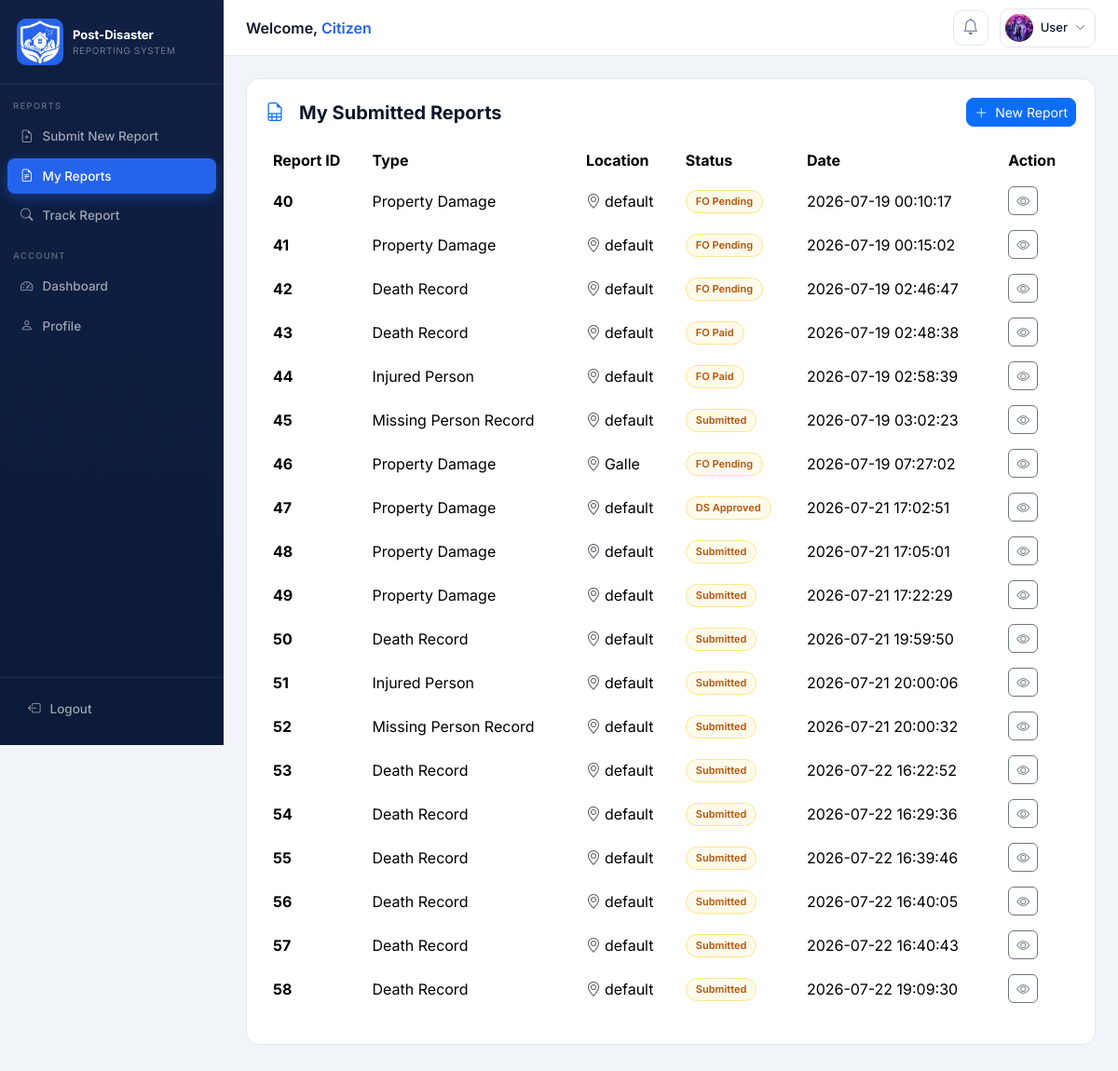
Page /citizen/CitizenMyReportsForm.php (signed in) on the earlier database version.
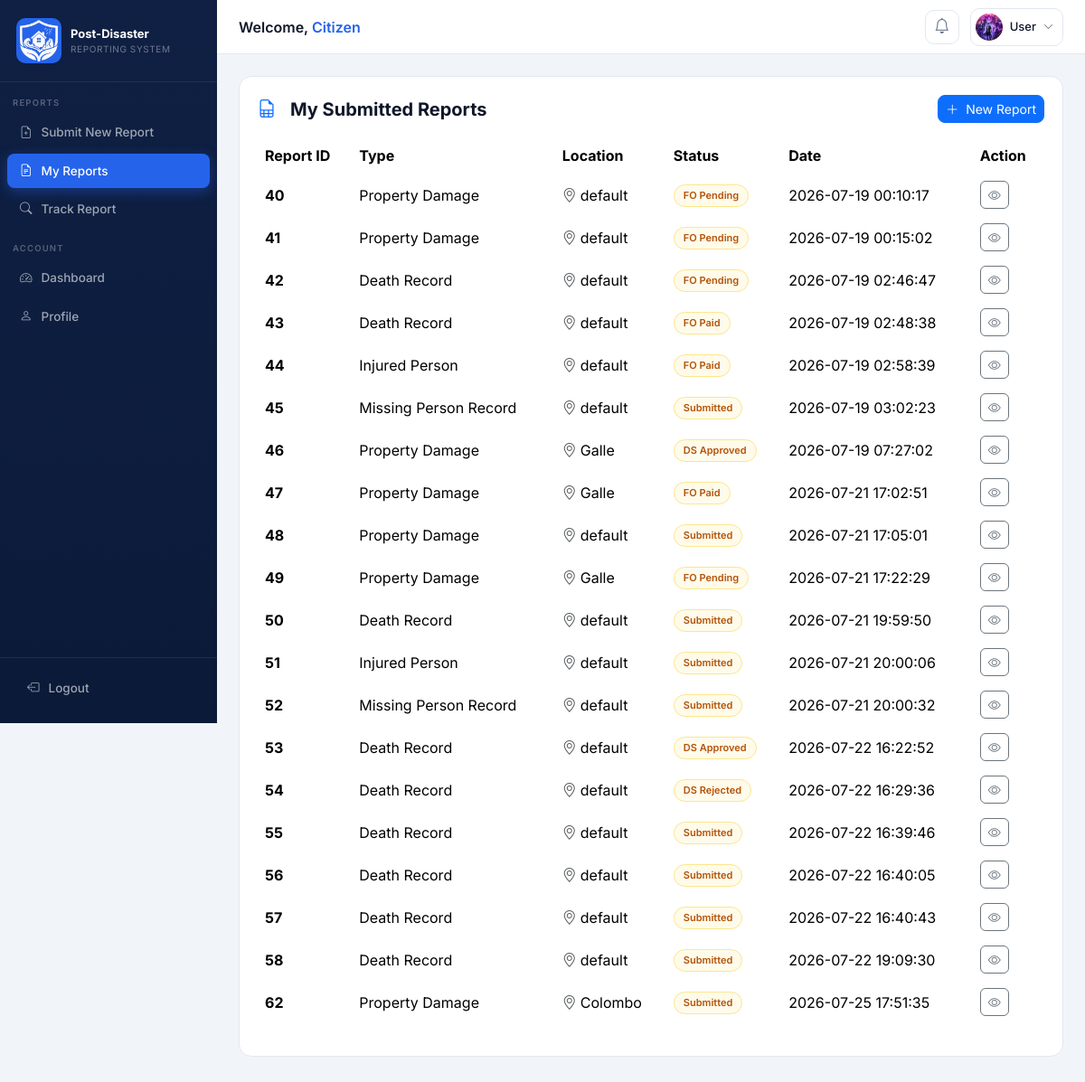
Same page on the later database version.
### tables this page shows
CREATE TABLE `users` (
  `User_ID` int(11) NOT NULL,
  `Username` varchar(50) NOT NULL,
  `Password` varchar(255) NOT NULL,
  `Full_Name` varchar(100) NOT NULL,
  `Gender` enum('Male','Female','Other') DEFAULT NULL,
  `NIC` varchar(20) NOT NULL,
  `Email` varchar(100) NOT NULL,
  `Phone_Number` varchar(20) DEFAULT NULL,
  `Address` varchar(255) DEFAULT NULL,
  `Role_ID` int(11) NOT NULL,
  `User_Status` enum('Active','Banned') NOT NULL DEFAULT 'Active',
  `Created_Date` datetime NOT NULL DEFAULT current_timestamp(),
  `Profile_Picture` varchar(255) NOT NULL DEFAULT 'Default.png'
);

CREATE TABLE `disaster_report` (
  `Report_ID` int(11) NOT NULL,
  `User_ID` int(11) NOT NULL,
  `Disaster_Type_ID` int(11) NOT NULL,
  `Report_Type` varchar(50) NOT NULL,
  `Report_Status` enum('Submitted','LAO Approved','LAO Pending','LAO Rejected','DMO Approved','DMO Pending','DMO Rejected','DS Approved','DS Pending','DS Rejected','FO Paid','FO Pending','FO Rejected') NOT NULL DEFAULT 'Submitted',
  `District` varchar(50) NOT NULL,
  `DS_ID` int(11) DEFAULT NULL,
  `Street_Address` text NOT NULL,
  `Description` text DEFAULT NULL,
  `Report_Date` datetime NOT NULL DEFAULT current_timestamp()
);

### classes/User.php (called while the page is built, shortened)
<?php
class User
{
    public function getUserProfilePicture($userID)
    {
        try {
            include '../DBconnection.php';
            $sql = "SELECT Profile_Picture
                    FROM users
                    WHERE User_ID = ?";
            $stmt = mysqli_prepare($con, $sql);
            mysqli_stmt_bind_param($stmt, "i", $userID);
            mysqli_stmt_execute($stmt);
            $result = mysqli_stmt_get_result($stmt);
            if ($result && mysqli_num_rows($result) > 0) {
                $row = mysqli_fetch_assoc($result);
                return $row['Profile_Picture'];
            } else {
                throw new Exception("User not found.");
            }
        } catch (Exception $e) {
            return [
                "success" => false,
                "message" => $e->getMessage()
            ];
        } finally {
            if (isset($stmt)) {
                mysqli_stmt_close($stmt);
            }
            if (isset($con)) {
                mysqli_close($con);
            }
        }
    }
}
?>

### userData.php (called while the page is built, shortened)
<?php
    include_once __DIR__ . '/classes/User.php';
    if(isset($_SESSION['username']))
    {
        if(isset($_SESSION['user_Id']) || $_SESSION['user_Id'] != null)
        {
            $userId = $_SESSION['user_Id'];
        }
        else
        {
            die("unauthorized");
        }
        $userForPic = new User();
        $profilePicResult = $userForPic->getUserProfilePicture($userId);
        $profilePicFile = (is_array($profilePicResult) && isset($profilePicResult['success']) && $profilePicResult['success'] === false)
            ? null
            : $profilePicResult;
    }
    else
    {
         header("Location:LoginForm.php") ;
         exit();
    }
?>

### classes/PropertyDamage.php (called while the page is built, shortened)
<?php
    include '../userData.php';
?>

### citizen/Citizendashboard.php (called while the page is built, shortened)
<?php
    include '../userData.php';
    include '../classes/PropertyDamage.php';
    try
    {
        $query = "SELECT Report_ID, Report_Type, District, Report_Status, Report_Date FROM disaster_report WHERE User_ID = ?";
        $stmt = mysqli_prepare($con, $query);
        mysqli_stmt_bind_param($stmt, "i", $userId);
        mysqli_stmt_execute($stmt);
        $tableResult = mysqli_stmt_get_result($stmt);
    }
    catch(Exception $e)
    {
        error_log($e->getMessage());
        $tableResult = false;
    }
?>

### citizen/CitizenMyReportsForm.php (the view, shortened to what this page needs)
<?php
    include 'Citizendashboard.php';
?>
<!DOCTYPE html>
<html lang="en">
<head>
  <link href="https://cdnjs.cloudflare.com/ajax/libs/bootstrap/5.3.3/css/bootstrap.min.css" rel="stylesheet" />
  <link href="https://cdnjs.cloudflare.com/ajax/libs/bootstrap-icons/1.11.3/font/bootstrap-icons.min.css" rel="stylesheet"/>
  <link href="https://cdnjs.cloudflare.com/ajax/libs/datatables/1.10.21/css/jquery.dataTables.min.css" rel="stylesheet" />
  <link href="../style.css" rel="stylesheet">
</head>
<body>
<nav id="sidebar">
  <div class="sidebar-brand">
    <div class="brand-icon">
        <img src="../pictures/Post-Disaster-Reporting-Logo-Notxt.png" alt="Logo">
    </div>
    <div>
      <div class="brand-title">Post-Disaster</div>
      <div class="brand-sub">Reporting System</div>
    </div>
  </div>
  <div class="nav-section-label">Reports</div>
  <a class="nav-item" onclick="newReport()">
    <i class="bi bi-file-earmark-plus"></i> Submit New Report
  </a>
  <a class="nav-item active" href="CitizenMyReportsForm.php">
    <i class="bi bi-file-earmark-text"></i> My Reports
  </a>
  <a class="nav-item" href="CitizenTrackReportForm.php">
    <i class="bi bi-search"></i> Track Report
  </a>
  <div class="nav-section-label">Account</div>
  <a class="nav-item" href="CitizenDashboardForm.php">
    <i class="bi bi-speedometer2"></i> Dashboard
  </a>
  <a class="nav-item" href="CitizenprofileForm.php">
    <i class="bi bi-person"></i> Profile
  </a>
  <div class="sidebar-footer">
    <a class="nav-item" onclick="confirmLogout()">
      <i class="bi bi-box-arrow-left"></i> Logout
    </a>
  </div>
</nav>
<header id="topbar">
  <div class="topbar-title">
    Welcome, <span>Citizen</span>
  </div>
  <button class="notif-btn" onclick="showNotifications()" title="Notifications">
    <i class="bi bi-bell"></i>
  </button>
  <div class="user-pill" onclick="window.location.href='CitizenprofileForm.php';">
      <div class="user-avatar admin-avatar">
          <?php if (!empty($profilePicFile)): ?>
              <img src="../uploads/Profile_Pic/<?php echo htmlspecialchars($profilePicFile); ?>" alt="" style="width:100%;height:100%;object-fit:cover;border-radius:50%;">
          <?php else: ?>
              <i class="bi bi-person-fill"></i>
          <?php endif; ?>
      </div>
      <span class="user-name">User</span>
      <i class="bi bi-chevron-down text-muted" style="font-size:11px"></i>
  </div>
</header>
<main id="main">
  <div class="row g-3 mb-4">
    <div class="col-12">
      <div class="panel">
        <div class="panel-header d-flex justify-content-between align-items-center mb-3">
          <div class="panel-title fs-5 fw-bold">
            <i class="bi bi-file-earmark-spreadsheet me-2 text-primary"></i> My Submitted Reports
          </div>
          <button class="btn btn-primary btn-sm rounded-3" onclick="newReport()">
            <i class="bi bi-plus-lg me-1"></i> New Report
          </button>
        </div>
        <div class="table-responsive">
          <table id="reports-table" class="table table-borderless align-middle" style="width:100%">
            <thead>
              <tr>
                <th>Report ID</th>
                <th>Type</th>
                <th>Location</th>
                <th>Status</th>
                <th>Date</th>
                <th>Action</th>
              </tr>
            </thead>
            <tbody>
            <?php if (isset($tableResult) && $tableResult && mysqli_num_rows($tableResult) > 0): ?>
                <?php while ($row = mysqli_fetch_assoc($tableResult)): ?>
                <tr>
                    <td><strong><?php echo htmlspecialchars($row['Report_ID']); ?></strong></td>
                    <td><?php echo htmlspecialchars($row['Report_Type']); ?></td>
                    <td><i class="bi bi-geo-alt text-muted me-1"></i><?php echo htmlspecialchars($row['District']); ?></td>
                    <td>
                      <span class="badge-status badge-pending">
                        <?php echo htmlspecialchars($row['Report_Status']); ?>
                      </span>
                    </td>
                    <td><?php echo htmlspecialchars($row['Report_Date']); ?></td>
                    <td>
                      <button class="btn btn-sm btn-outline-secondary rounded-2"
                        onclick="viewReport(
                          '<?php echo htmlspecialchars($row['Report_ID']); ?>',
                          '<?php echo htmlspecialchars($row['Report_Type']); ?>',
                          '<?php echo htmlspecialchars($row['District']); ?>',
                          '<?php echo htmlspecialchars($row['Report_Status']); ?>',
                          '<?php echo htmlspecialchars($row['Report_Date']); ?>'
                        )">
                        <i class="bi bi-eye"></i>
                      </button>
                    </td>
                </tr>
                <?php endwhile; ?>
            <?php else: ?>
                <tr>
                    <td colspan="6" class="text-center text-muted py-4">No reports found.</td>
                </tr>
            <?php endif; ?>
            </tbody>
          </table>
        </div>
      </div>
    </div>
  </div>
</main>
</body>
</html>

### style.css (style rules this page uses)
:root { --navy: #0f2044; --accent: #2563eb; --gold: #f59e0b; --emerald: #10b981; --violet: #7c3aed; --rose: #ef4444; --bg: #f1f5f9; --card: #ffffff; --text: #0f172a; --muted: #64748b; --border: #e2e8f0; --role-color: #2563eb; --role-light: #eff6ff; --sidebar-w: 240px; --topbar-h: 60px; }
body { font-family: 'Inter', sans-serif; background: var(--bg); color: var(--text); margin: 0; }
#topbar { position: fixed; top: 0; left: var(--sidebar-w); right: 0; height: var(--topbar-h); background: var(--card); border-bottom: 1px solid var(--border); display: flex; align-items: center; padding: 0 24px; gap: 12px; z-index: 900; }
#main { margin-left: var(--sidebar-w); margin-top: var(--topbar-h); padding: 24px; min-height: calc(100vh - var(--topbar-h)); }
.sidebar-brand { display: flex; align-items: center; gap: 10px; padding: 20px 18px; border-bottom: 1px solid rgba(255,255,255,0.08); }
.brand-icon { width: 50px; height: 50px; background: var(--accent); border-radius: 10px; align:center; }
.brand-icon img { width:100%; }
.brand-title { font-size: 13px; font-weight: 700; color: #fff; }
.brand-sub { font-size: 10px; color: rgba(255,255,255,0.4); text-transform: uppercase; letter-spacing: 0.6px; }
.nav-section-label { padding: 16px 14px 4px; font-size: 9.5px; font-weight: 600; letter-spacing: 1.2px; text-transform: uppercase; color: rgba(255,255,255,0.3); }
.nav-item { display: flex; align-items: center; gap: 10px; padding: 9px 14px; margin: 2px 8px; border-radius: 8px; color: rgba(255,255,255,0.6); font-size: 13.5px; font-weight: 500; cursor: pointer; text-decoration: none; transition: all 0.2s; }
.nav-item.active { color: #fff; background: var(--accent); box-shadow: 0 4px 14px rgba(37,99,235,0.4); }
.sidebar-footer { margin-top: auto; padding: 12px 8px 18px; border-top: 1px solid rgba(255,255,255,0.08); }
.topbar-title { flex: 1; font-size: 16px; font-weight: 600; }
.topbar-title span { color: var(--accent); }
.notif-btn { position: relative; width: 38px; height: 38px; border: 1px solid var(--border); border-radius: 10px; background: transparent; display: flex; align-items: center; justify-content: center; font-size: 17px; color: var(--muted); cursor: pointer; transition: background 0.15s; }
.user-pill { display: flex; align-items: center; gap: 8px; padding: 5px 10px 5px 5px; border: 1px solid var(--border); border-radius: 10px; cursor: pointer; transition: background 0.15s; }
.user-avatar { width: 30px; height: 30px; background: #1a3060; border-radius: 8px; display: flex; align-items: center; justify-content: center; color: #fff; font-size: 13px; }
.user-name { font-size: 13px; font-weight: 500; }
.panel { background: var(--card); border: 1px solid var(--border); border-radius: 14px; padding: 20px; }
.panel-header { display: flex; align-items: center; justify-content: space-between; margin-bottom: 16px; }
.panel-title { font-size: 15px; font-weight: 600; display: flex; align-items: center; gap: 8px; }
.panel-title i { color: var(--muted); }
.badge-status { font-size: 11px; font-weight: 600; padding: 3px 10px; border-radius: 20px; display: inline-block; }
.badge-pending { background: #fffbeb; color: #b45309; border: 1px solid #fde68a; }
#sidebar { position: fixed; top: 0; left: 0; width: var(--sidebar-w); height: 100vh; background: linear-gradient(180deg, var(--navy), #0b1a38); display: flex; flex-direction: column; z-index: 1000; overflow-y: auto; transition: transform 0.3s ease; }
.user-avatar.admin-avatar { background: var(--rose); overflow: hidden; border-radius: 50%; }

Differences in the rows shown:
changed disaster_report id 46: Report_Status "FO Pending" → "DS Approved"
changed disaster_report id 47: District "default" → "Galle"; Report_Status "DS Approved" → "FO Paid"
changed disaster_report id 49: District "default" → "Galle"; Report_Status "Submitted" → "FO Pending"
changed disaster_report id 53: Report_Status "Submitted" → "DS Approved"
changed disaster_report id 54: Report_Status "Submitted" → "DS Rejected"
added disaster_report: Report_ID "62", Report_Type "Property Damage", District "Colombo", Report_Status "Submitted", Report_Date "2026-07-25 17:51:35"
